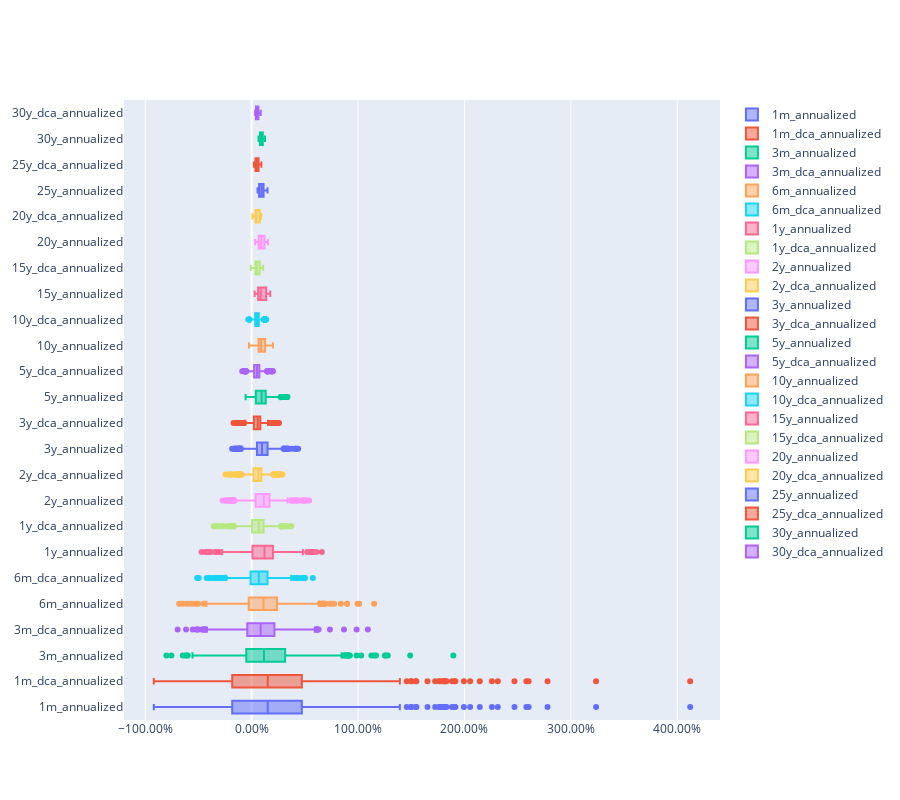

Here is the notebook cell this chart was saved with:
### Code cell
go.Figure(
    data = [
        go.Box(
            x=msci_world[column],
            name=column,
            )
        for column in chain.from_iterable(zip(msci_world.loc[:,'1m_annualized':'30y_annualized'].columns, msci_world.loc[:,'1m_dca_annualized':'30y_dca_annualized']))
    ],
    layout = go.Layout(
        height=800,
        xaxis=dict(
            tickformat='.2%',
        )
    )
)

### Figure 1 — Plotly figure (JSON) as saved in the notebook; plotly's stock layout.template omitted (floating-point values rounded to 4 significant figures; data arrays with more than 128 entries replaced by an {"elided": "..."} marker saying what was removed)
{"data": [{"name": "1m_annualized", "type": "box", "x": {"elided": "644 float values"}}, {"name": "1m_dca_annualized", "type": "box", "x": {"elided": "644 float values"}}, {"name": "3m_annualized", "type": "box", "x": {"elided": "644 float values"}}, {"name": "3m_dca_annualized", "type": "box", "x": {"elided": "644 float values"}}, {"name": "6m_annualized", "type": "box", "x": {"elided": "644 float values"}}, {"name": "6m_dca_annualized", "type": "box", "x": {"elided": "644 float values"}}, {"name": "1y_annualized", "type": "box", "x": {"elided": "644 float values"}}, {"name": "1y_dca_annualized", "type": "box", "x": {"elided": "644 float values"}}, {"name": "2y_annualized", "type": "box", "x": {"elided": "644 float values"}}, {"name": "2y_dca_annualized", "type": "box", "x": {"elided": "644 float values"}}, {"name": "3y_annualized", "type": "box", "x": {"elided": "644 float values"}}, {"name": "3y_dca_annualized", "type": "box", "x": {"elided": "644 float values"}}, {"name": "5y_annualized", "type": "box", "x": {"elided": "644 float values"}}, {"name": "5y_dca_annualized", "type": "box", "x": {"elided": "644 float values"}}, {"name": "10y_annualized", "type": "box", "x": {"elided": "644 float values"}}, {"name": "10y_dca_annualized", "type": "box", "x": {"elided": "644 float values"}}, {"name": "15y_annualized", "type": "box", "x": {"elided": "644 float values"}}, {"name": "15y_dca_annualized", "type": "box", "x": {"elided": "644 float values"}}, {"name": "20y_annualized", "type": "box", "x": {"elided": "644 float values"}}, {"name": "20y_dca_annualized", "type": "box", "x": {"elided": "644 float values"}}, {"name": "25y_annualized", "type": "box", "x": {"elided": "644 float values"}}, {"name": "25y_dca_annualized", "type": "box", "x": {"elided": "644 float values"}}, {"name": "30y_annualized", "type": "box", "x": {"elided": "644 float values"}}, {"name": "30y_dca_annualized", "type": "box", "x": {"elided": "644 float values"}}], "layout": {"height": 800, "xaxis": {"tickformat": ".2%"}}}
